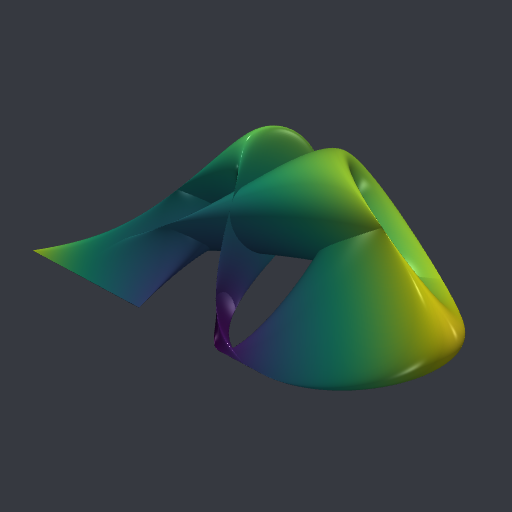

Write Python code to recreate this figure.
# -*- coding: utf-8 -*-
from math import pi
import pyvista as pv
import numpy as np

def f(u, v):
    return np.array([
        (2 + np.cos(u)) * np.cos(v)**3 * np.sin(v),
        (2 + np.cos(u+2*pi/3)) * np.cos(v+2*pi/3)**2 * np.sin(v+2*pi/3)**2,
        -(2 + np.cos(u-2*pi/3)) * np.cos(v+2*pi/3)**2 * np.sin(v+2*pi/3)**2
    ])

U, V = np.meshgrid(np.linspace(0, 2*pi, 300), np.linspace(0, 2*pi, 300))
X, Y, Z = f(U, V)
grid = pv.StructuredGrid(X, Y, Z)
mesh = grid.extract_geometry()
mesh.point_data["distance"] = np.linalg.norm(mesh.points, axis=1)

pltr = pv.Plotter(window_size = [512, 512], off_screen=True)
pltr.background_color = "#363940"
pltr.add_mesh(
    mesh, smooth_shading=True, cmap="viridis", specular=15, 
    show_scalar_bar=False    
)
pltr.set_focus([0.3, 0.5, 0])
pltr.set_position([3, 3, 3])
pltr.camera.zoom(1.4)
pltr.show(screenshot="stiletto.png")
